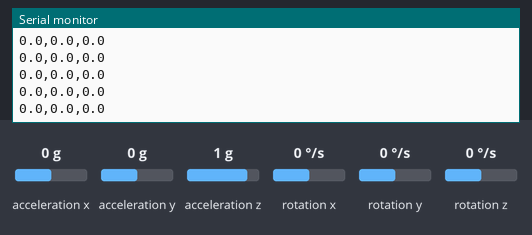
The sketch below on a simulated Arduino Uno, built with avr-gcc and run on an emulated ATmega328P. On the bench: the last lines printed to the serial monitor. Wiring (inferred from the names in the program): MPU-6050 motion sensor at I2C address 0x68. The inputs (shaded band) are chosen by the test bench; at power-on: acceleration y 0 g, rotation x 0 °/s, acceleration z 1 g, acceleration x 0 g, rotation y 0 °/s, rotation z 0 °/s.

Above: at 3.7 s.
3.8 s: acceleration y set to -1.4 g
At 4.8 s:
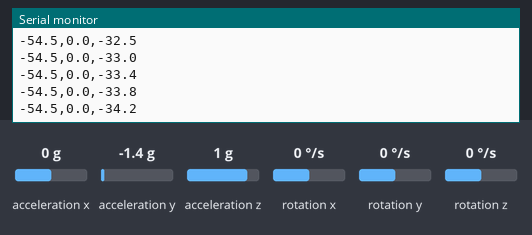
5.3 s: rotation x set to -192 °/s
At 6.3 s:
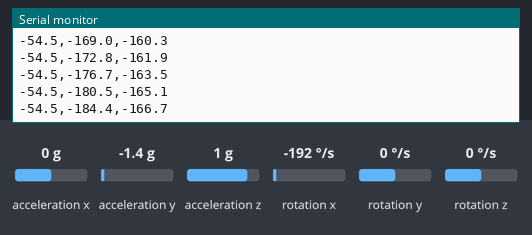
8.3 s: acceleration y set to 0.8 g
At 9.3 s:
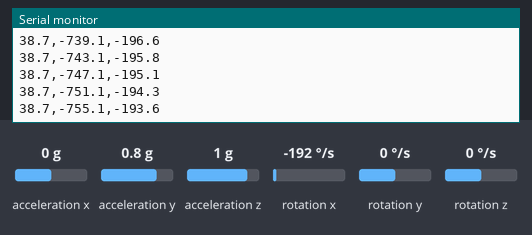
11.3 s: acceleration z set to -1.4 g
At 12.4 s:
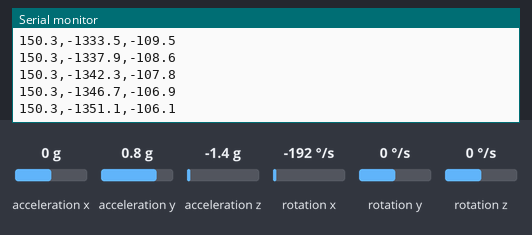
Timing chart, 0 to 13.8 s (numbered marks = the images above; inputs shaded):
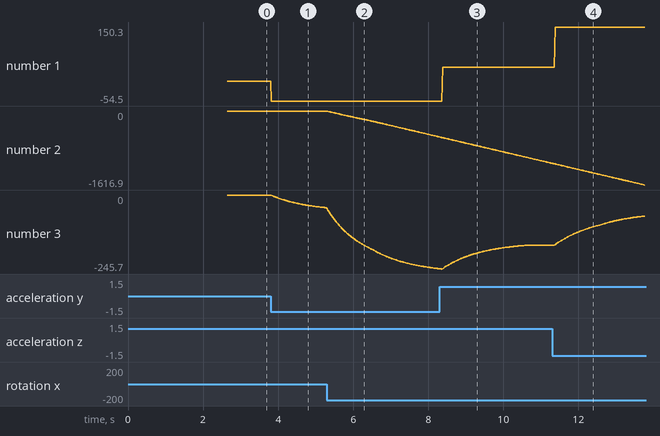

Measured:
- after the input at 3.8 s, the serial monitor: prints a new line at once (image 1)
- plotted number 1: 0 → -54.5 after the input at 3.8 s
- plotted number 3: 0 → -42.2 after the input at 3.8 s

The sketch:

Day_42_Complementary_Filter.ino
```cpp
/*
 * 100 Projects with Arduino - Day 42
 * Project: IMU Sensor Fusion via Complementary Filter (Pitch & Roll Estimator)
 *
 * DESCRIPTION:
 * This project implements a high-performance, real-time sensor fusion algorithm to calculate
 * stable Pitch and Roll angles. To meet advanced mechatronics and control systems standards:
 * 1. Direct I2C Register Pipeline: Interfaces the MPU6050 over I2C at a high sample rate (50 Hz /
 * 20ms loops) using raw register transactions via Wire.h.
 * 2. Accelerometer Gravity-Vector Trig: Resolves absolute static tilt angles using trigonometric
 * atan2 mapping.
 * 3. Gyroscope Rate Integration: Non-blockingly integrates angular velocity vectors using dynamic
 * time steps (dt).
 * 4. Complementary Sensor Fusion: Blends the high-pass filtered gyroscope data (trusting short-term
 * changes) and low-pass filtered accelerometer data (trusting long-term gravity orientation) to
 * eliminate both high-frequency vibration noise and low-frequency gyroscopic drift.
 * 5. Serial Plotter Formatting: Outputs telemetry in a comma-separated format
 * ("Roll_Accel,Roll_Gyro,Roll_Fused") specifically designed to demonstrate sensor fusion visually
 * in the Arduino Serial Plotter.
 *
 * SENSOR FUSION PHYSICS & MATH:
 * - Gyroscope Drift: Gyroscopes measure angular rate (ω). To get angle (θ), we integrate over time:
 *     θ_gyro(k) = θ_fused(k-1) + ω * dt
 *   Even after calibration, small sensor biases integrate into a linear drift that wanders off to
 * infinity over time.
 * - Accelerometer Noise: Accelerometers measure absolute tilt using the gravity vector. However,
 * linear acceleration (e.g., motor vibration or movement) corrupts the gravity vector, making the
 * raw angle extremely noisy: θ_accel = atan2(Y_accel, Z_accel) * (180 / π)
 * - Complementary Filter Equation:
 *   Combines both signals using a filter coefficient alpha (typically α = 0.98):
 *     θ_fused(k) = α * (θ_fused(k-1) + ω_gyro * dt) + (1 - α) * θ_accel
 *   This is mathematically equivalent to a low-pass filter on the accelerometer and a high-pass
 * filter on the gyroscope, providing a fast, noise-free, and drift-free angle estimate.
 *
 * WIRING:
 * - MPU6050 Module -> Arduino Uno
 *   - VCC -> 5V (or 3.3V)
 *   - GND -> GND
 *   - SDA -> Pin A4
 *   - SCL -> Pin A5
 */

#include <Wire.h>

// --- MPU6050 DEFINITIONS ---
const int MPU_ADDRESS = 0x68;
const int REG_PWR_MGMT_1 = 0x6B;
const int REG_ACCEL_XOUT_H = 0x3B;
const int REG_GYRO_XOUT_H = 0x43;

// --- SCALE FACTORS (±2g range, ±250°/s range) ---
const float ACCEL_SCALE = 16384.0;
const float GYRO_SCALE = 131.0;

// --- FILTER COEFFICIENT (Alpha) ---
// Trusts Gyro integration for 98% of the step, and corrects 2% of the way toward Accelerometer
// gravity
const float ALPHA = 0.98;

// --- CALIBRATION OFFSETS ---
float gyroBiasX = 0.0, gyroBiasY = 0.0, gyroBiasZ = 0.0;

// --- SENSOR FUSION ANGLE CONTAINERS ---
float fusedRoll = 0.0;
float fusedPitch = 0.0;
float gyroIntegratedRoll = 0.0;  // Unfiltered gyro integration for plotter comparison

// --- TIMING VARIABLES ---
unsigned long lastLoopTimeUs = 0;            // Microsecond precision loop timing
const unsigned long samplePeriodUs = 20000;  // 20ms sample period = 50 Hz loop rate

void setup() {
  Serial.begin(9600);
  Wire.begin();

  // Wake up MPU6050
  Wire.beginTransmission(MPU_ADDRESS);
  Wire.write(REG_PWR_MGMT_1);
  Wire.write(0x00);
  if (Wire.endTransmission() != 0) {
    Serial.println("[ERROR] MPU6050 initialization failed! Halt.");
    for (;;);
  }

  // Record gyroscope offset biases while resting flat
  calibrateGyroscope();

  // Initialize timing
  lastLoopTimeUs = micros();

  // Output column headers for Serial Plotter labels
  Serial.println("Roll_Accel,Roll_Gyro_Drift,Roll_Fused_Filter");
}

void loop() {
  unsigned long currentTimeUs = micros();

  // Non-blocking timer running at exactly 50 Hz
  if (currentTimeUs - lastLoopTimeUs >= samplePeriodUs) {
    // Calculate dynamic time step in seconds
    double dt = (double)(currentTimeUs - lastLoopTimeUs) / 1000000.0;
    lastLoopTimeUs = currentTimeUs;

    // Raw sensor variables
    int16_t rawAccelX, rawAccelY, rawAccelZ;
    int16_t rawGyroX, rawGyroY, rawGyroZ;

    // Read raw data from MPU6050 registers
    if (readRawAccel(&rawAccelX, &rawAccelY, &rawAccelZ) &&
        readRawGyro(&rawGyroX, &rawGyroY, &rawGyroZ)) {
      // Convert raw accelerometer integers to standard G-forces
      float ax = (float)rawAccelX / ACCEL_SCALE;
      float ay = (float)rawAccelY / ACCEL_SCALE;
      float az = (float)rawAccelZ / ACCEL_SCALE;

      // Convert raw gyro rates to degrees/second and subtract stationary offsets
      float gx = ((float)rawGyroX / GYRO_SCALE) - gyroBiasX;  // Roll rate
      float gy = ((float)rawGyroY / GYRO_SCALE) - gyroBiasY;  // Pitch rate
      float gz = ((float)rawGyroZ / GYRO_SCALE) - gyroBiasZ;  // Yaw rate

      // Calculate absolute angles from Accelerometer gravity vectors (trigonometry)
      // Roll (rotation about X-axis) = atan2(Y, Z)
      float rollAccel = atan2(ay, az) * 180.0 / PI;

      // Pitch (rotation about Y-axis) = atan2(-X, sqrt(Y^2 + Z^2))
      float pitchAccel = atan2(-ax, sqrt(ay * ay + az * az)) * 180.0 / PI;

      // Calculate un-fused gyroscope integrated roll (for plotter comparison, displays drift)
      gyroIntegratedRoll += gx * dt;

      // --- COMPLEMENTARY FILTER SENSOR FUSION ---
      // Roll Fusion
      fusedRoll = ALPHA * (fusedRoll + gx * dt) + (1.0 - ALPHA) * rollAccel;

      // Pitch Fusion
      fusedPitch = ALPHA * (fusedPitch + gy * dt) + (1.0 - ALPHA) * pitchAccel;

      // Output values formatted for the Serial Plotter
      // Comparing raw Accelerometer angle (noisy), pure Gyro angle (drifty), and Fused angle
      // (ideal)
      Serial.print(rollAccel, 1);
      Serial.print(",");
      Serial.print(gyroIntegratedRoll, 1);
      Serial.print(",");
      Serial.println(fusedRoll, 1);
    }
  }
}

// --- I2C CONCURRENT BURST READING FUNCTIONS ---

bool readRawAccel(int16_t *ax, int16_t *ay, int16_t *az) {
  Wire.beginTransmission(MPU_ADDRESS);
  Wire.write(REG_ACCEL_XOUT_H);
  if (Wire.endTransmission(false) != 0) return false;

  Wire.requestFrom(MPU_ADDRESS, 6);
  if (Wire.available() >= 6) {
    *ax = (Wire.read() << 8) | Wire.read();
    *ay = (Wire.read() << 8) | Wire.read();
    *az = (Wire.read() << 8) | Wire.read();
    return true;
  }
  return false;
}

bool readRawGyro(int16_t *gx, int16_t *gy, int16_t *gz) {
  Wire.beginTransmission(MPU_ADDRESS);
  Wire.write(REG_GYRO_XOUT_H);
  if (Wire.endTransmission(false) != 0) return false;

  Wire.requestFrom(MPU_ADDRESS, 6);
  if (Wire.available() >= 6) {
    *gx = (Wire.read() << 8) | Wire.read();
    *gy = (Wire.read() << 8) | Wire.read();
    *gz = (Wire.read() << 8) | Wire.read();
    return true;
  }
  return false;
}

// --- GYROSCOPE BIAS CALIBRATION ---

void calibrateGyroscope() {
  Serial.println("[IMU] Calibrating Gyroscope. DO NOT MOVE SENSOR...");
  long sumX = 0, sumY = 0, sumZ = 0;
  int samples = 100;  // Average over 100 samples

  for (int i = 0; i < samples; i++) {
    int16_t gx, gy, gz;
    if (readRawGyro(&gx, &gy, &gz)) {
      sumX += gx;
      sumY += gy;
      sumZ += gz;
    }
    delay(10);  // 10ms delay between calibration steps
  }

  gyroBiasX = (float)(sumX / samples) / GYRO_SCALE;
  gyroBiasY = (float)(sumY / samples) / GYRO_SCALE;
  gyroBiasZ = (float)(sumZ / samples) / GYRO_SCALE;

  Serial.print("[IMU] Calibration complete. Offsets: ");
  Serial.print(gyroBiasX, 2);
  Serial.print(", ");
  Serial.print(gyroBiasY, 2);
  Serial.print(", ");
  Serial.println(gyroBiasZ, 2);
  delay(1500);  // Wait briefly so the user can read the offsets before starting data plots
}
```
